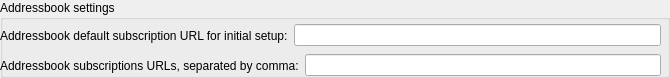
     <widget class="QGroupBox" name="groupBox_4">
      <property name="minimumSize">
       <size>
        <width>0</width>
        <height>78</height>
       </size>
      </property>
      <property name="maximumSize">
       <size>
        <width>16777215</width>
        <height>78</height>
       </size>
      </property>
      <property name="title">
       <string>Addressbook settings</string>
      </property>
      <widget class="QWidget" name="horizontalLayoutWidget_27">
       <property name="geometry">
        <rect>
         <x>0</x>
         <y>20</y>
         <width>661</width>
         <height>31</height>
        </rect>
       </property>
       <layout class="QHBoxLayout" name="horizontalLayout_33">
        <item>
         <widget class="QLabel" name="label_34">
          <property name="text">
           <string>Addressbook default subscription URL for initial setup:</string>
          </property>
         </widget>
        </item>
        <item>
         <widget class="QLineEdit" name="addressbookDefaultURLLineEdit"/>
        </item>
       </layout>
      </widget>
      <widget class="QWidget" name="horizontalLayoutWidget_28">
       <property name="geometry">
        <rect>
         <x>0</x>
         <y>50</y>
         <width>661</width>
         <height>31</height>
        </rect>
       </property>
       <layout class="QHBoxLayout" name="horizontalLayout_34">
        <item>
         <widget class="QLabel" name="label_33">
          <property name="text">
           <string>Addressbook subscriptions URLs, separated by comma:</string>
          </property>
         </widget>
        </item>
        <item>
         <widget class="QLineEdit" name="addressbookSubscriptionsURLslineEdit"/>
        </item>
       </layout>
      </widget>
     </widget>
